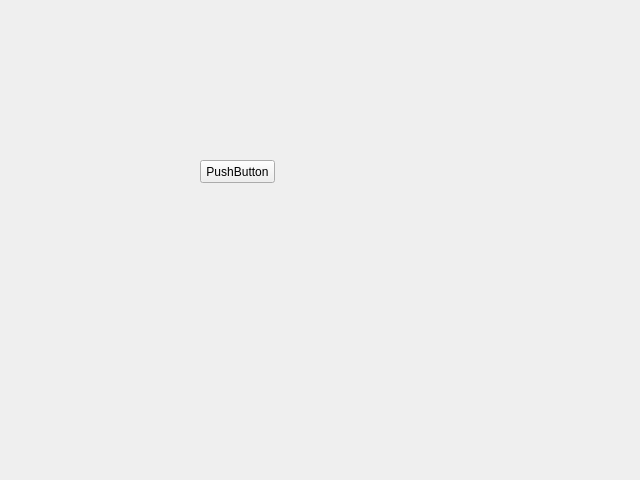
<?xml version="1.0" encoding="UTF-8"?>
<ui version="4.0">
 <class>Form</class>
 <widget class="QWidget" name="Form">
  <property name="geometry">
   <rect>
    <x>0</x>
    <y>0</y>
    <width>640</width>
    <height>480</height>
   </rect>
  </property>
  <property name="windowTitle">
   <string>Form</string>
  </property>
  <widget class="PushButton" name="pushButton">
   <property name="geometry">
    <rect>
     <x>200</x>
     <y>160</y>
     <width>75</width>
     <height>23</height>
    </rect>
   </property>
   <property name="text">
    <string>PushButton</string>
   </property>
  </widget>
 </widget>
 <customwidgets>
  <customwidget>
   <class>PushButton</class>
   <extends>QPushButton</extends>
   <header>qfluentwidgets</header>
  </customwidget>
 </customwidgets>
 <resources/>
 <connections/>
</ui>
